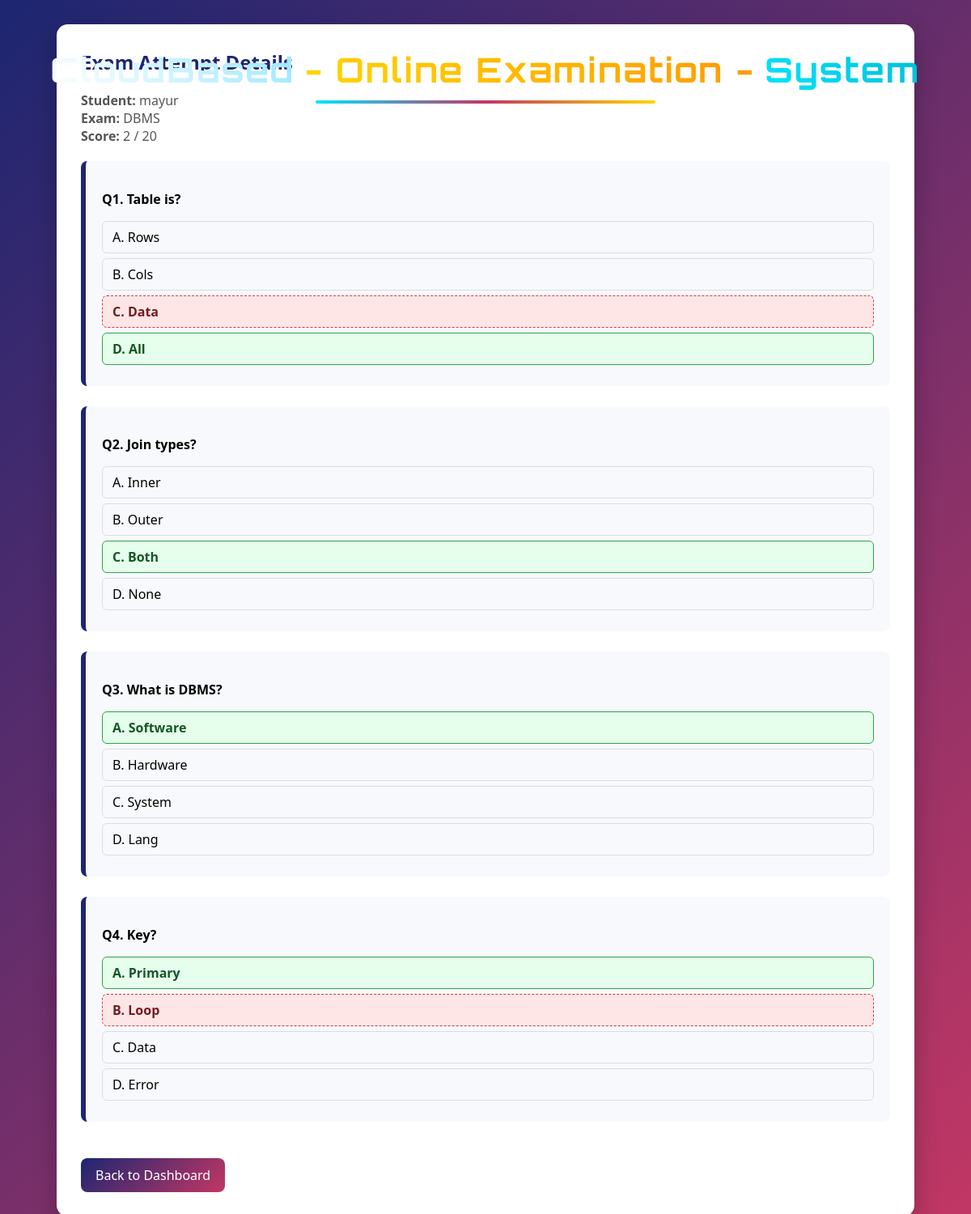
Screenshot of /examiner/result/48/ (signed in) with the database file from the repository.
### exam/models.py (models this page shows, shortened)
class Result(models.Model):
    user = models.ForeignKey(User, on_delete=models.CASCADE)
    exam = models.ForeignKey(Exam, on_delete=models.CASCADE)
    total_questions = models.IntegerField(default=0)
    score = models.IntegerField(default=0)
    started_at = models.DateTimeField(null=True, blank=True)
    submitted_at = models.DateTimeField(auto_now_add=True)
    duration_taken = models.IntegerField(help_text="Duration in seconds", default=0)

class Exam(models.Model):
    MCQ = 'MCQ'
    DESCRIPTIVE = 'DESCRIPTIVE'
    EXAM_TYPES = [
        (MCQ, 'MCQ'),
        (DESCRIPTIVE, 'Descriptive'),
    ]
    domain = models.ForeignKey(Domain, on_delete=models.CASCADE)
    total_questions = models.IntegerField()
    duration = models.IntegerField(help_text="Duration in minutes")
    exam_type = models.CharField(
        max_length=20,
        choices=EXAM_TYPES,
        default=MCQ
    )

class Domain(models.Model):
    name = models.CharField(max_length=100, unique=True)

class StudentAnswer(models.Model):
    student = models.ForeignKey(User, on_delete=models.CASCADE)
    exam = models.ForeignKey(Exam, on_delete=models.CASCADE)
    question = models.ForeignKey(Question, on_delete=models.CASCADE)
    selected_option = models.IntegerField()
    is_correct = models.BooleanField()
    answered_at = models.DateTimeField(auto_now_add=True)

class Question(models.Model):
    MCQ = 'MCQ'
    DESCRIPTIVE = 'DESCRIPTIVE'
    QUESTION_TYPES = [
        (MCQ, 'Multiple Choice'),
        (DESCRIPTIVE, 'Descriptive'),
    ]
    domain = models.ForeignKey(Domain, on_delete=models.CASCADE)
    question_text = models.TextField()
    question_type = models.CharField(
        max_length=20,
        choices=QUESTION_TYPES,
        default=MCQ
    )
    option1 = models.CharField(max_length=255, blank=True, null=True)
    option2 = models.CharField(max_length=255, blank=True, null=True)
    option3 = models.CharField(max_length=255, blank=True, null=True)
    option4 = models.CharField(max_length=255, blank=True, null=True)
    correct_option = models.IntegerField(blank=True, null=True)

### exam/views.py (the view)
# urls.py: path('examiner/result/<int:result_id>/', examiner_view_answers, name='examiner_view_answers'),
@login_required
def examiner_view_answers(request, result_id):
    if not request.user.is_superuser:
        if request.user.profile.role != 'examiner':
            return redirect('student_dashboard')
    result = Result.objects.select_related(
        'user',
        'exam',
        'exam__domain'
    ).get(id=result_id)
    if result.exam.exam_type == Exam.DESCRIPTIVE:
        return redirect('evaluate_descriptive_exam', result_id=result.id)
    answers = StudentAnswer.objects.select_related(
        'question'
    ).filter(
        student=result.user,
        exam=result.exam
    )
    return render(request, 'exam/examiner_view_answers.html', {
        'result': result,
        'answers': answers
    })

### exam/templates/exam/examiner_view_answers.html (shortened to what this page needs)
<!DOCTYPE html>
<html lang="en">
<head>
</head>
<body>
<div class="title-banner">
    <span class="title-exam">
    </span>
    <span class="title-smart">
    </span>
    <span class="title-cloud">
    </span>
    <div class="title-underline"></div>
</div>
<div class="container">
    <h2>Exam Attempt Details</h2>
    <div class="meta">
        <b>Student:</b> {{ result.user.username }} <br>
        <b>Exam:</b> {{ result.exam.domain.name }} <br>
        <b>Score:</b> {{ result.score }} / {{ result.total_questions }}
    </div>
    {% for a in answers %}
        <div class="question-box">
            <p><b>Q{{ forloop.counter }}. {{ a.question.question_text }}</b></p>
            <div class="options">
                <div class="option
                    {% if a.question.correct_option == 1 %}correct{% endif %}
                ">
                    A. {{ a.question.option1 }}
                </div>
                <div class="option
                    {% if a.selected_option == 2 and not a.is_correct %} wrong selected{% endif %}
                ">
                    B. {{ a.question.option2 }}
                </div>
                <div class="option
                    {% if a.question.correct_option == 3 %}correct{% endif %}
                    {% if a.selected_option == 3 and not a.is_correct %} wrong selected{% endif %}
                ">
                    C. {{ a.question.option3 }}
                </div>
                <div class="option
                    {% if a.question.correct_option == 4 %}correct{% endif %}
                ">
                    D. {{ a.question.option4 }}
                </div>
            </div>
        </div>
    {% endfor %}
    <a href="{% url 'examiner_dashboard' %}" class="back-btn">
        Back to Dashboard
    </a>
</div>
</body>
</html>

### exam/templates/exam/examiner_view_answers.html (style rules this page uses)
body { margin: 0; font-family: "Segoe UI", Tahoma, sans-serif; background: linear-gradient(135deg, #1d2671, #c33764); min-height: 100vh; }
.container { max-width: 1000px; margin: 30px auto; background: #ffffff; padding: 30px; border-radius: 14px; box-shadow: 0 12px 30px rgba(0,0,0,0.25); }
h2 { color: #1d2671; margin-top: 0; }
.meta { margin-bottom: 20px; color: #555; }
.question-box { margin-bottom: 25px; padding: 20px; background: #f8f9fc; border-left: 6px solid #1d2671; border-radius: 8px; }
.options { margin-top: 10px; }
.option { padding: 8px 12px; margin-bottom: 6px; border-radius: 6px; border: 1px solid #ddd; }
.correct { background: #e6ffed; border-color: #28a745; color: #155724; font-weight: bold; }
.wrong { background: #ffe6e6; border-color: #dc3545; color: #721c24; font-weight: bold; }
.selected { border-style: dashed; }
.back-btn { display: inline-block; margin-top: 20px; padding: 10px 18px; background: linear-gradient(135deg, #1d2671, #c33764); color: #fff; text-decoration: none; border-radius: 8px; }
.title-banner { position:absolute; top:60px; width:100%; text-align:center; font-family:'Orbitron', sans-serif; }
.title-banner span { display:inline-block; font-size:42px; font-weight:700; letter-spacing:2px; opacity:0; }
.title-exam { background: linear-gradient(45deg,#ffffff,#9be7ff); -webkit-background-clip:text; background-clip:text; color:transparent; animation: slideLeft 1.2s ease forwards; }
.title-smart { background: linear-gradient(45deg,#ffd700,#ff9800); -webkit-background-clip:text; background-clip:text; color:transparent; margin:0 8px; animation: slideTop 1.2s ease forwards; }
.title-cloud { background: linear-gradient(45deg,#00e5ff,#00bcd4); -webkit-background-clip:text; background-clip:text; color:transparent; animation: slideRight 1.2s ease forwards; }
.title-underline { width:0; height:4px; margin:12px auto; background:linear-gradient(90deg,#00e5ff,#c33764,#ffd700); border-radius:10px; animation: underlineGrow 1.6s ease forwards; }

### rows the page displays
Result: user.username "mayur", exam.domain.name "DBMS", score "2", total_questions "20"
StudentAnswer: question.question_text "Table is?", question.option1 "Rows", question.option2 "Cols", question.option3 "Data", question.option4 "All"
StudentAnswer: question.question_text "Join types?", question.option1 "Inner", question.option2 "Outer", question.option3 "Both", question.option4 "None"
StudentAnswer: question.question_text "What is DBMS?", question.option1 "Software", question.option2 "Hardware", question.option3 "System", question.option4 "Lang"
StudentAnswer: question.question_text "Key?", question.option1 "Primary", question.option2 "Loop", question.option3 "Data", question.option4 "Error"
